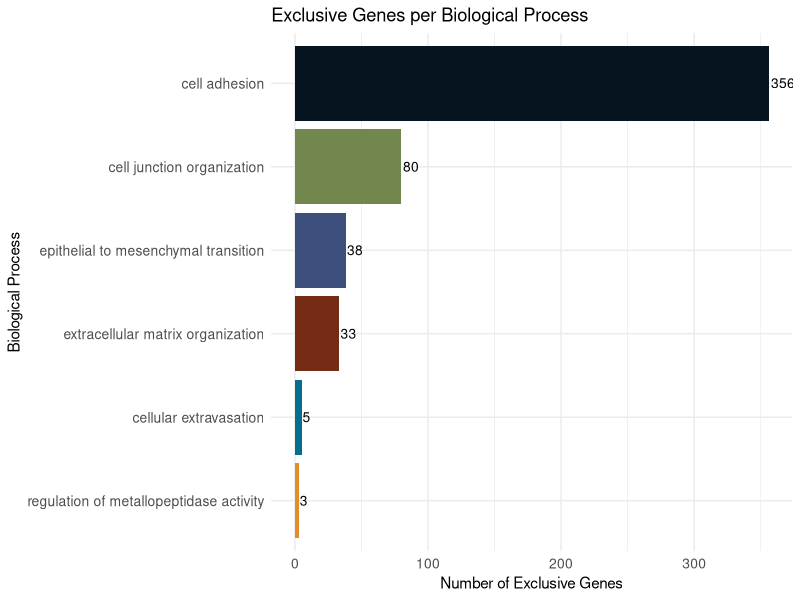
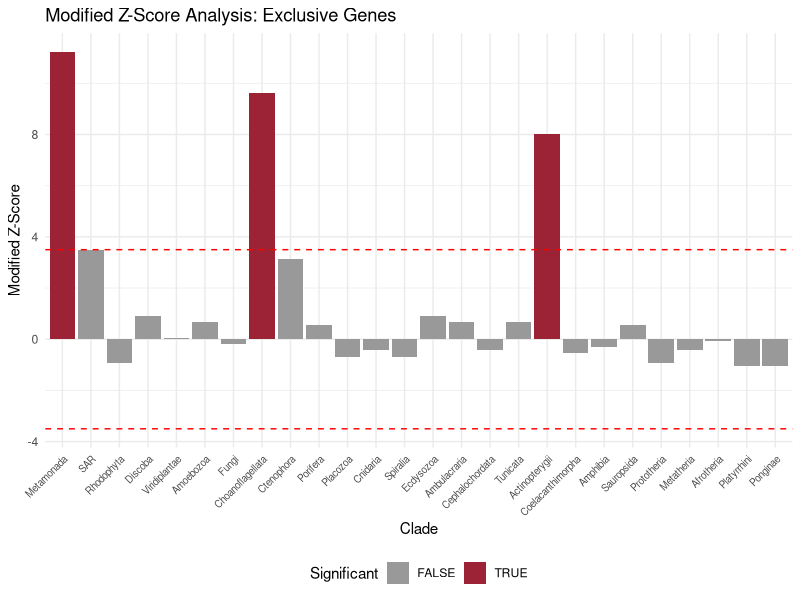
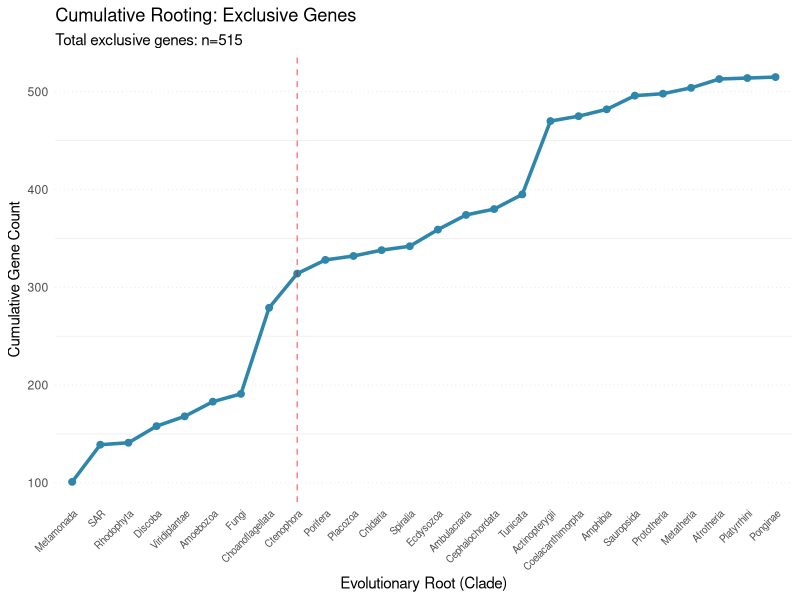
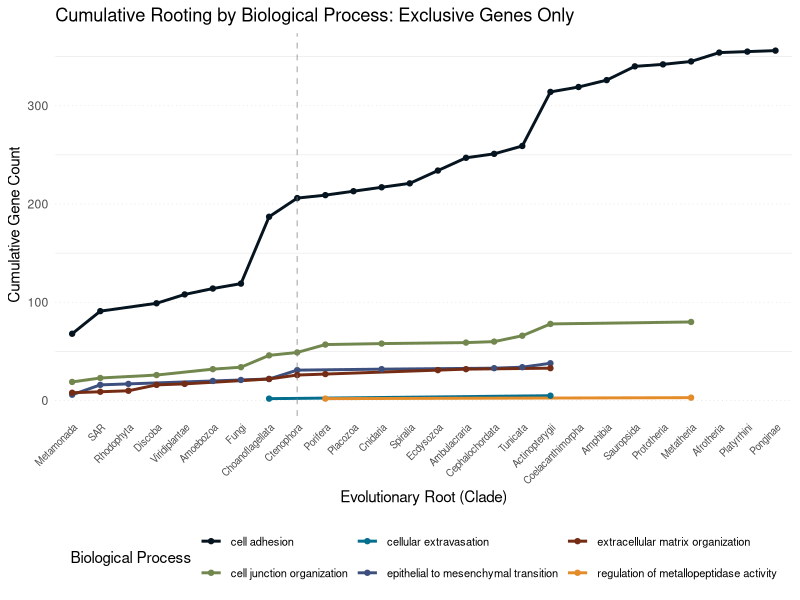
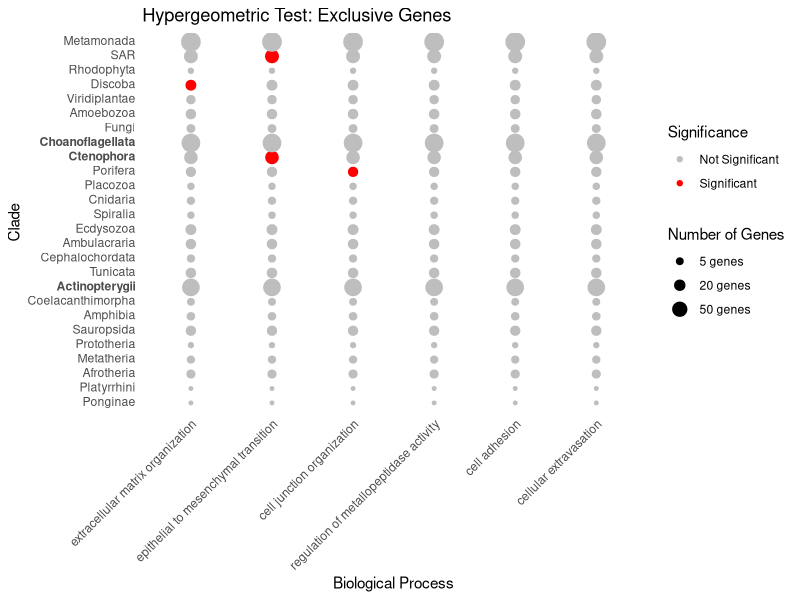
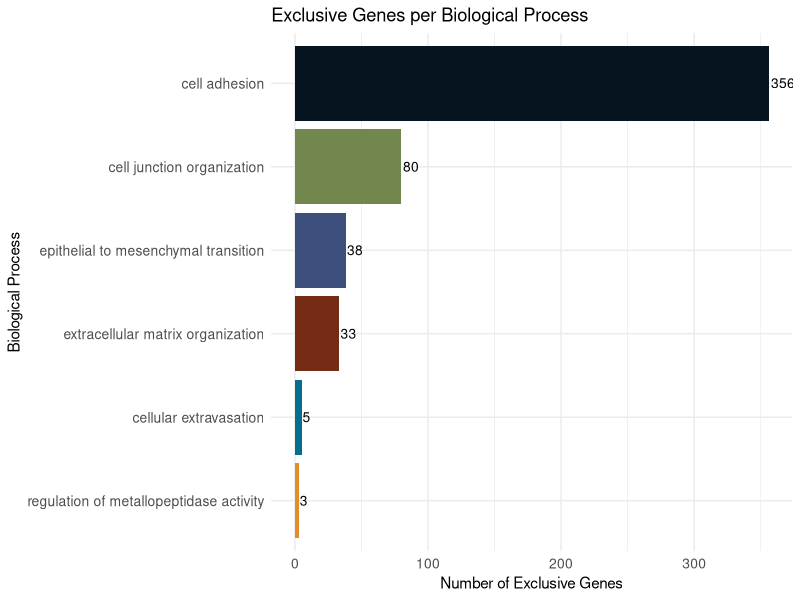
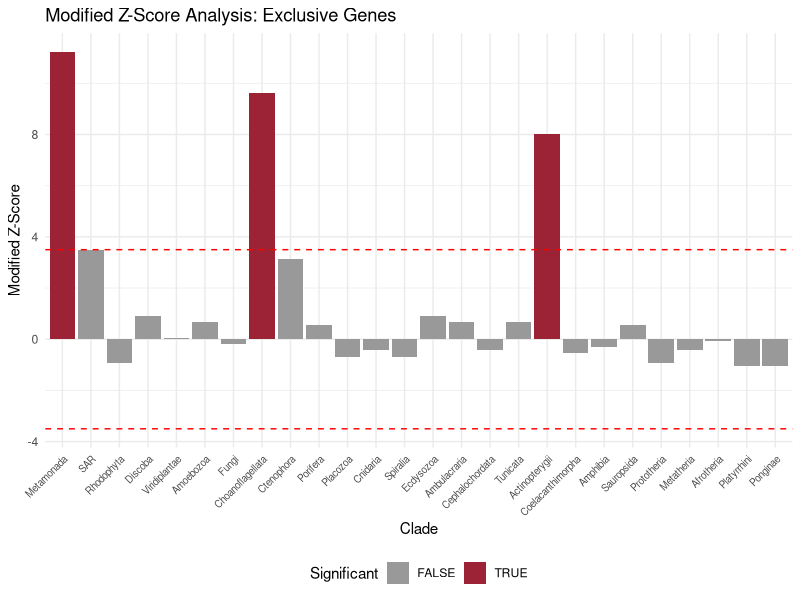
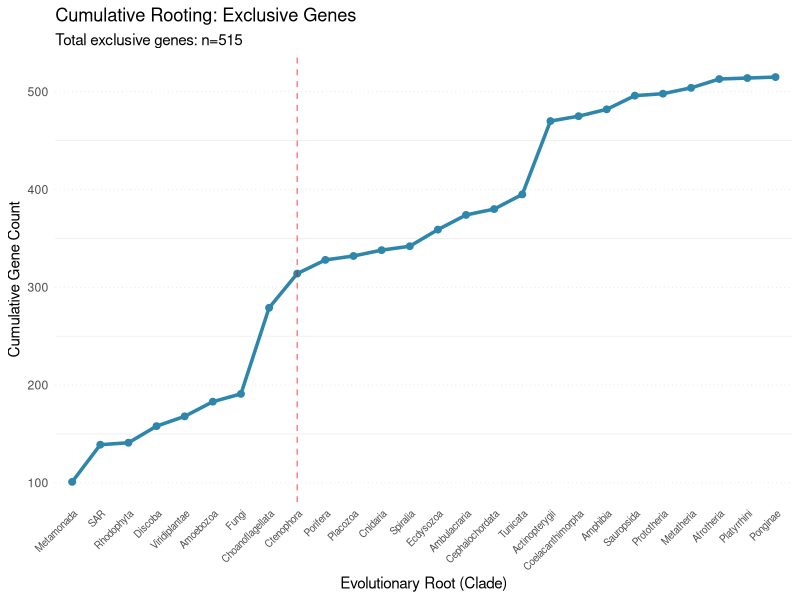

Reproduce these figures in R, in order. (Note: this script raises an error after producing the figures.)
## ---- chunk 1
#| warning: false
library(tidyverse)
library(vroom)
library(ggplot2)
library(here)
library(ggtext)
library(UpSetR)
library(scales)
## ---- chunk 2
nodelist <- vroom::vroom(here("results/orthology_data/nodelist.csv"))

# Get clade order from nodelist (ordered by root descending - oldest first)
clade_order <- nodelist %>%
  dplyr::select(clade_name, root) %>%
  unique() %>%
  arrange(desc(root)) %>%
  pull(clade_name)
## ---- chunk 3
# Plotting colors and labels
annotation_colors <- c(
  "cell adhesion"                               = "#06141FFF"
  ,"extracellular matrix organization"          = "#742C14FF"
  ,"epithelial to mesenchymal transition"       = "#3D4F7DFF"
  ,"regulation of metallopeptidase activity"    = "#E48C2AFF"
  ,"cell junction organization"                 = "#72874EFF"
  ,"cellular extravasation"                     = "#046E8FFF"
  ,"metastasis suppressor"                      = "#9B2335FF"
)

# First metazoan reference line
first_metazoan <- 29
## ---- chunk 4
# Define the 6 biological processes
biological_processes <- c("cell adhesion", 
                          "extracellular matrix organization", 
                          "epithelial to mesenchymal transition", 
                          "regulation of metallopeptidase activity", 
                          "cell junction organization", 
                          "cellular extravasation")

# Calculate the number of biological processes each gene belongs to
nodelist_bp_count <- nodelist %>%
  mutate(bp_count = rowSums(dplyr::select(., all_of(biological_processes)), na.rm = TRUE))

# Filter for exclusive genes (belong to exactly 1 biological process)
nodelist_exclusive <- nodelist_bp_count %>%
  filter(bp_count == 1)

# Summary of exclusive genes
cat("Total genes:", nrow(nodelist), "\n")
cat("Exclusive genes (belong to 1 BP only):", nrow(nodelist_exclusive), "\n")
cat("Shared genes (belong to 2+ BPs):", nrow(nodelist) - nrow(nodelist_exclusive), "\n")
## ---- chunk 5
# Count exclusive genes per process
exclusive_summary <- nodelist_exclusive %>%
  pivot_longer(
    cols = all_of(biological_processes),
    names_to = "process",
    values_to = "presence"
  ) %>%
  filter(presence == 1) %>%
  group_by(process) %>%
  summarise(n_exclusive = n_distinct(queryItem), .groups = "drop") %>%
  arrange(desc(n_exclusive))

exclusive_summary

# Bar plot of exclusive genes per process
ggplot(exclusive_summary, aes(x = reorder(process, n_exclusive), y = n_exclusive, fill = process)) +
  geom_bar(stat = "identity") +
  geom_text(aes(label = n_exclusive), hjust = -0.1, size = 3.5) +
  coord_flip() +
  scale_fill_manual(values = annotation_colors) +
  labs(x = "Biological Process",
       y = "Number of Exclusive Genes",
       title = "Exclusive Genes per Biological Process") +
  theme_minimal() +
  theme(legend.position = "none",
        axis.text = element_text(size = 10))

ggsave(file = here("results/plots/exclusive_genes_per_process.svg"), width = 10, height = 6)
## ---- chunk 6
# Calculate modified Z-score for exclusive genes
calc_modified_zscore_exclusive <- function(nodelist_excl) {
  
  # Get clade order (use the one defined at top level)
  clade_order_df <- nodelist_excl %>%
    dplyr::select(clade_name, root) %>%
    unique() %>%
    arrange(desc(root))
  
  # Count genes per clade for exclusive genes
  genes_per_clade <- nodelist_excl %>%
    dplyr::select(root, clade_name, queryItem) %>%
    unique() %>%
    group_by(root, clade_name) %>%
    summarise(n = n(), .groups = "drop") %>%
    right_join(clade_order_df %>% dplyr::select(clade_name), by = "clade_name") %>%
    replace_na(list(n = 0))
  
  # Calculate modified Z-score
  median_val <- median(genes_per_clade$n, na.rm = TRUE)
  mad_val <- mad(genes_per_clade$n, constant = 1, na.rm = TRUE)
  
  genes_per_clade <- genes_per_clade %>%
    mutate(
      modified_zscore = (n - median_val) / (1.4826 * mad_val),
      significant = abs(modified_zscore) > 3.5
    )
  
  return(genes_per_clade)
}

zscore_exclusive <- calc_modified_zscore_exclusive(nodelist_exclusive)

# Display significant clades
zscore_exclusive %>%
  filter(significant) %>%
  arrange(desc(abs(modified_zscore)))
## ---- chunk 7
# Order clades by root (use nodelist for root info since we already have it from the z-score calc)
zscore_exclusive$clade_name <- factor(zscore_exclusive$clade_name, levels = clade_order)



ggplot(zscore_exclusive, aes(x = clade_name, y = modified_zscore)) +
  geom_bar(stat = "identity", aes(fill = significant)) +
  geom_hline(yintercept = c(-3.5, 3.5), linetype = "dashed", color = "red") +
  scale_fill_manual(values = c("FALSE" = "gray60", "TRUE" = "#9B2335")) +
  labs(x = "Clade",
       y = "Modified Z-Score",
       title = "Modified Z-Score Analysis: Exclusive Genes",
       fill = "Significant") +
  theme_minimal() +
  theme(
    axis.text.x = element_text(angle = 45, hjust = 1, size = 7),
    legend.position = "bottom"
  )

ggsave(file = here("results/plots/zscore_exclusive_genes.svg"), width = 14, height = 6)
## ---- chunk 8
# clade_order is already defined at file load

# Calculate cumulative for all exclusive genes
cumulative_exclusive <- nodelist_exclusive %>%
  dplyr::select(root, clade_name, queryItem) %>%
  unique() %>%
  arrange(desc(root)) %>%
  group_by(root, clade_name) %>%
  summarise(n = n(), .groups = "drop") %>%
  arrange(desc(root)) %>%
  mutate(cumulative = cumsum(n))

cumulative_exclusive$clade_name <- factor(cumulative_exclusive$clade_name, levels = clade_order)

# Plot cumulative rooting
ggplot(cumulative_exclusive, aes(x = clade_name, y = cumulative)) +
  geom_line(group = 1, color = "#2E86AB", linewidth = 1.2) +
  geom_point(color = "#2E86AB", size = 2) +
  geom_vline(xintercept = which(clade_order == "Ctenophora"), 
             linetype = "dashed", color = "red", alpha = 0.5) +
  labs(x = "Evolutionary Root (Clade)",
       y = "Cumulative Gene Count",
       title = "Cumulative Rooting: Exclusive Genes",
       subtitle = paste0("Total exclusive genes: n=", nrow(nodelist_exclusive %>% dplyr::select(queryItem) %>% unique()))) +
  theme_minimal() +
  theme(
    axis.text.x = element_text(angle = 45, hjust = 1, size = 7),
    panel.grid.major.y = element_line(linewidth = 0.25, linetype = "dotted", color = "#E0E0E0"),
    panel.grid.major.x = element_blank()
  )

ggsave(file = here("results/plots/cumulative_exclusive_genes.svg"), width = 12, height = 6)
## ---- chunk 9
# Calculate cumulative per biological process for exclusive genes
cumulative_bp_exclusive <- nodelist_exclusive %>%
  pivot_longer(
    cols = all_of(biological_processes),
    names_to = "process",
    values_to = "presence"
  ) %>%
  filter(presence == 1) %>%
  dplyr::select(root, clade_name, queryItem, process) %>%
  unique() %>%
  arrange(desc(root)) %>%
  group_by(root, clade_name, process) %>%
  summarise(n = n(), .groups = "drop") %>%
  arrange(desc(root)) %>%
  group_by(process) %>%
  mutate(cumulative = cumsum(n))

cumulative_bp_exclusive$clade_name <- factor(cumulative_bp_exclusive$clade_name, levels = clade_order)

# Plot cumulative by BP
ggplot(cumulative_bp_exclusive, aes(x = clade_name, y = cumulative, 
                                     color = process, group = process)) +
  geom_line(linewidth = 1) +
  geom_point(size = 1.5) +
  geom_vline(xintercept = which(clade_order == "Ctenophora"), 
             linetype = "dashed", color = "gray50", alpha = 0.5) +
  scale_color_manual(values = annotation_colors) +
  labs(x = "Evolutionary Root (Clade)",
       y = "Cumulative Gene Count",
       title = "Cumulative Rooting by Biological Process: Exclusive Genes Only",
       color = "Biological Process") +
  theme_minimal() +
  theme(
    axis.text.x = element_text(angle = 45, hjust = 1, size = 7),
    legend.position = "bottom",
    legend.text = element_text(size = 8),
    panel.grid.major.y = element_line(linewidth = 0.25, linetype = "dotted", color = "#E0E0E0"),
    panel.grid.major.x = element_blank()
  ) +
  guides(color = guide_legend(nrow = 2))

ggsave(file = here("results/plots/cumulative_bp_exclusive.svg"), width = 14, height = 8)
## ---- chunk 10
clades <- unique(nodelist_exclusive$clade_name)
processes <- biological_processes

result <- list()

for (process in processes) {
  for (clade in clades) {
    
    N <- length(unique(nodelist_exclusive$string_id))                     # total de genes únicos
    M <- sum(nodelist_exclusive[ ,process])                               # número de genes que participam do processo
    n <- length(which(nodelist_exclusive$clade_name == clade))            # número de genes no clado
    k <- sum(filter(nodelist_exclusive, clade_name == clade)[[process]])  # número de genes do clado que participam do processo
    
    p_valor <- 1 - phyper(k - 1, M, N - M, n)
    
    result[[paste(process, clade, sep = "_")]] <- c(process, clade, k, M, N, n, p_valor)
  }
}

hipergeometric_exclusive_df <- do.call(rbind, result) %>%
  as.data.frame() %>%
  setNames(c("Process", "clade_name", "k", "M", "N", "n", "p.val")) %>% 
  arrange(p.val)

rownames(hipergeometric_exclusive_df) <- NULL

hipergeometric_exclusive_df <- hipergeometric_exclusive_df %>%
  mutate(across(all_of(c("k", "M", "N", "n", "p.val")), as.numeric))   

hipergeometric_exclusive_df <- hipergeometric_exclusive_df %>%
  mutate(p.adj = p.adjust(p.val, method = "BH"))

head(hipergeometric_exclusive_df)
## ---- chunk 11
hipergeometric_exclusive_df$p.adj <- as.numeric(hipergeometric_exclusive_df$p.adj)
hipergeometric_exclusive_df$p.val_color <- ifelse(hipergeometric_exclusive_df$p.adj > 0.05, "gray", "red")

i <- nodelist_exclusive %>% 
  dplyr::select(clade_name, root) %>% 
  unique()

hipergeometric_exclusive_df <- hipergeometric_exclusive_df %>%
  inner_join(i, by = "clade_name")

hipergeometric_exclusive_df$clade_name <- factor(hipergeometric_exclusive_df$clade_name, 
    levels = unique(hipergeometric_exclusive_df$clade_name[order(hipergeometric_exclusive_df$root)]))

hipergeometric_exclusive_df$Process <- factor(hipergeometric_exclusive_df$Process, 
                                    levels = c("extracellular matrix organization", 
                                               "epithelial to mesenchymal transition", 
                                               "cell junction organization",
                                               "regulation of metallopeptidase activity",
                                               "cell adhesion", 
                                               "cellular extravasation"))

ggplot(hipergeometric_exclusive_df, aes(x = Process, 
                              y = clade_name, 
                              size = as.numeric(n), 
                              color = p.val_color)) +
  geom_point() +
  scale_color_manual(values = c("gray" = "gray", "red" = "red"), 
                     labels = c("Not Significant", "Significant")) +  
  labs(x = "Biological Process", 
       y = "Clade", 
       size = "Number of Genes", 
       color = "Significance",
       title = "Hypergeometric Test: Exclusive Genes") +
  scale_size_continuous(breaks = c(5, 20, 50), labels = c("5 genes", "20 genes", "50 genes")) + 
  theme_minimal() +
  ggtitle("Hypergeometric Test: Exclusive Genes") +
  theme(axis.text.x = element_text(angle = 45, hjust = 1),
        panel.grid.major.x = element_blank(),
        panel.grid.major.y = element_blank()) +
  scale_y_discrete(labels = function(x) {
    x <- gsub("Choanoflagellata", "<b>Choanoflagellata</b>", x)
    x <- gsub("Ctenophora", "<b>Ctenophora</b>", x)
    x <- gsub("Actinopterygii", "<b>Actinopterygii</b>", x)
    return(x)
  }) +
  theme(axis.text.y = ggtext::element_markdown())

ggsave(file = here("results/plots/hipergeometric_exclusive.svg"), width = 12, height = 10)
## ---- chunk 12
# Export exclusive genes list
nodelist_exclusive %>%
  vroom::vroom_write(file = here("results/orthology_data/nodelist_exclusive.csv"), delim = ",")

# Export hypergeometric results
hipergeometric_exclusive_df %>%
  vroom::vroom_write(file = here("results/paper_data/hipergeometric_exclusive.csv"), delim = ",")

# Export z-score results
zscore_exclusive %>%
  vroom::vroom_write(file = here("results/paper_data/zscore_exclusive.csv"), delim = ",")
